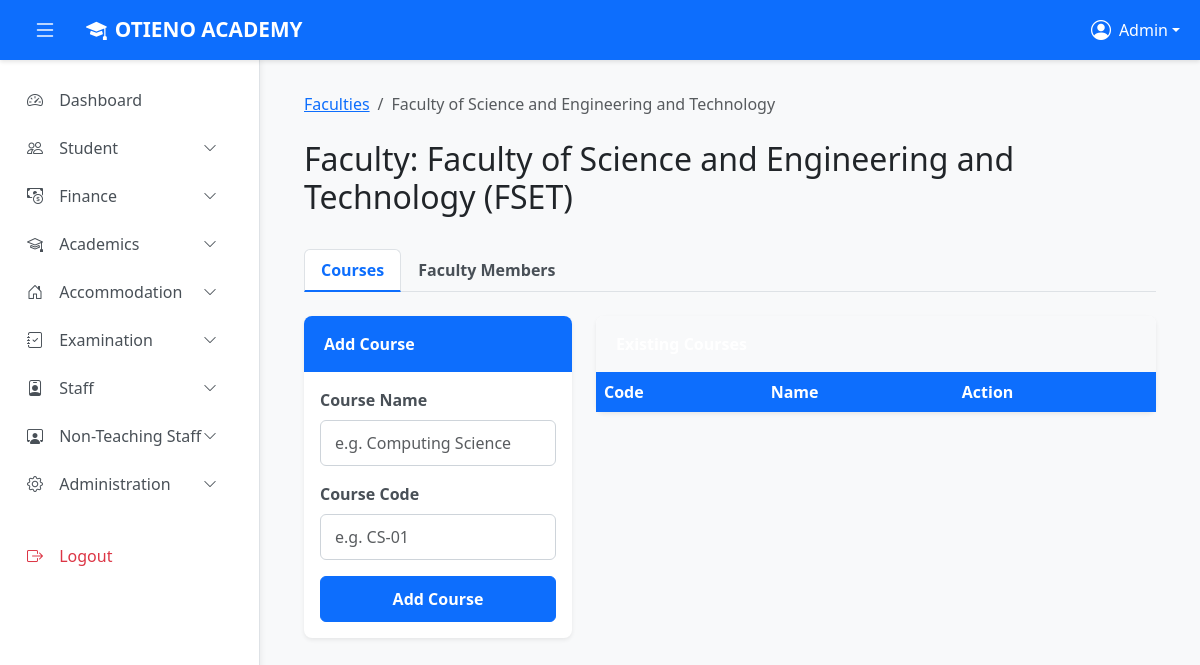
Page /admin/faculties/view.php?id=1 (signed in) on the earlier database version.
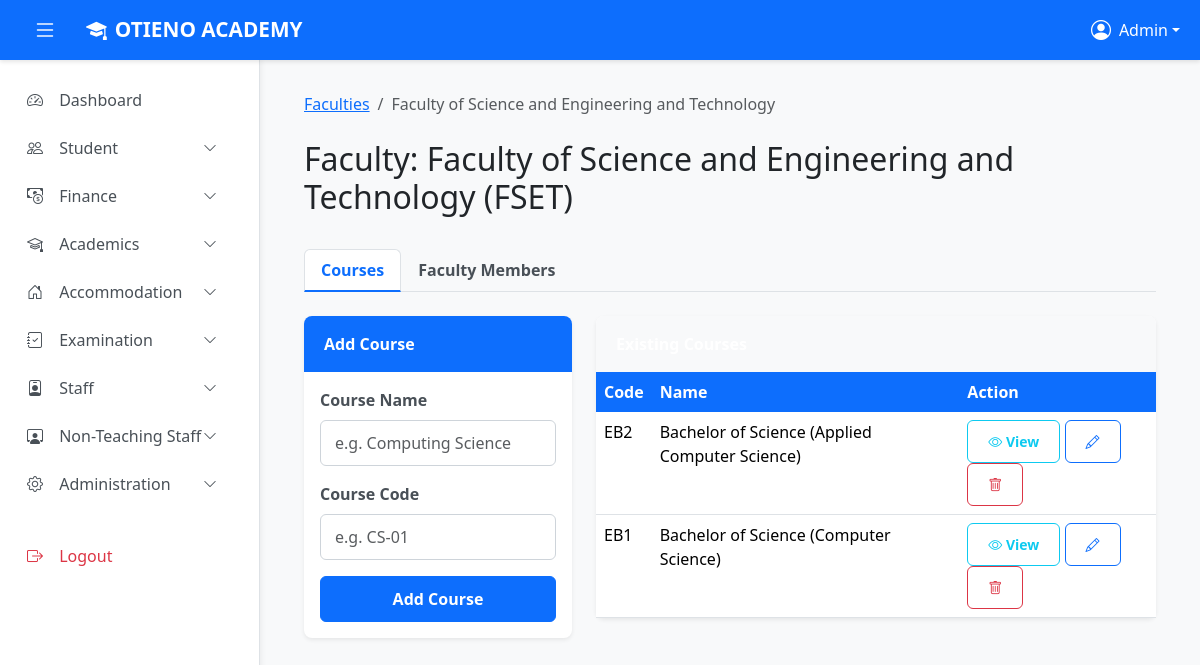
Same page on the later database version.
### tables this page shows
CREATE TABLE `courses` (
  `id` int(11) NOT NULL AUTO_INCREMENT,
  `faculty_id` int(11) NOT NULL,
  `course_name` varchar(150) NOT NULL,
  `course_code` varchar(20) NOT NULL,
  `level` enum('Certificate','Diploma','Bachelor','Masters','PhD') NOT NULL,
  `created_at` timestamp NOT NULL DEFAULT current_timestamp(),
  PRIMARY KEY (`id`),
  UNIQUE KEY `course_code` (`course_code`),
  CONSTRAINT `courses_ibfk_faculty` FOREIGN KEY (`faculty_id`) REFERENCES `faculties` (`id`) ON DELETE CASCADE
);

### app/Controllers/Admin/FacultyController.php (called while the page is built, shortened)
<?php
require_once __DIR__ . '/../../Models/Faculty.php';
require_once __DIR__ . '/../../Models/Program.php';
class FacultyController extends Controller {
    private $facultyModel;
    private $programModel;
    public function __construct() {
        $this->facultyModel = new Faculty();
        $this->programModel = new Program();
    }
    public function view($id) {
        $faculty = $this->facultyModel->getById($id);
        $faculty['programs'] = $this->programModel->getByFaculty($id);
        $faculty['staff'] = $this->facultyModel->getStaff($id);
        return $faculty;
    }
}

### app/Models/Model.php (called while the page is built, shortened)
<?php
class Model {
    public function __construct() {
        global $conn;
        $this->conn = $conn;
    }
}
?>

### app/Models/Faculty.php (called while the page is built, shortened)
<?php
require_once 'Model.php';
class Faculty extends Model {
    public function getById($id) {
        $stmt = $this->conn->prepare("SELECT * FROM faculties WHERE id = ?");
        $stmt->bind_param("i", $id);
        $stmt->execute();
        return $stmt->get_result()->fetch_assoc();
    }
    public function getStaff($faculty_id) {
        $stmt = $this->conn->prepare("SELECT fs.*, u.first_name, u.last_name, u.email FROM faculty_staff fs JOIN users u ON fs.user_id = u.id WHERE fs.faculty_id = ?");
        $stmt->bind_param("i", $faculty_id);
        $stmt->execute();
        return $stmt->get_result()->fetch_all(MYSQLI_ASSOC);
    }
}

### app/Models/Program.php (called while the page is built, shortened)
<?php
require_once 'Model.php';
class Program extends Model {
    public function getByFaculty($faculty_id) {
        $stmt = $this->conn->prepare("SELECT id, course_name as program_name, course_code as program_code FROM courses WHERE faculty_id = ? ORDER BY course_name ASC");
        $stmt->bind_param("i", $faculty_id);
        $stmt->execute();
        return $stmt->get_result()->fetch_all(MYSQLI_ASSOC);
    }
}

### admin/faculties/view.php (the view, shortened to what the changed rows need)
<?php
require_once '../../app/Controllers/Admin/FacultyController.php';
$facultyId = $_GET['id'] ?? null;
$facultyController = new FacultyController();
$faculty = $facultyController->view($facultyId);
?>
<!DOCTYPE html>
<html lang="en">
<head>
    <link href="https://cdn.jsdelivr.net/npm/bootstrap@5.3.3/dist/css/bootstrap.min.css" rel="stylesheet">
    <link href="https://cdn.jsdelivr.net/npm/bootstrap-icons@1.11.3/font/bootstrap-icons.css" rel="stylesheet">
    <link href="../assets/main.css" rel="stylesheet"/>
</head>
<body>
    <main class="main-content" id="mainContent">
        <div class="container-fluid">
            <div class="row mb-4">
                <div class="col-12 d-flex justify-content-between align-items-center">
                    <h2>Faculty: <?php echo htmlspecialchars($faculty['faculty_name']); ?> (<?php echo htmlspecialchars($faculty['faculty_code']); ?>)</h2>
                </div>
            </div>
            <div class="tab-content" id="facultyTabsContent">
                <div class="tab-pane fade show active" id="courses" role="tabpanel">
                    <div class="row">
                        <div class="col-lg-8">
                            <div class="card shadow-sm">
                                <div class="card-body p-0">
                                    <table class="table table-hover mb-0">
                                        <thead class="table-light"><tr><th>Code</th><th>Name</th><th>Action</th></tr></thead>
                                        <tbody>
                                            <?php foreach ($faculty['programs'] as $p): ?>
                                            <tr>
                                                <td><?php echo htmlspecialchars($p['program_code']); ?></td>
                                                <td><?php echo htmlspecialchars($p['program_name']); ?></td>
                                                <td>
                                                    <a href="../courses/view.php?id=<?php echo $p['id']; ?>" class="btn btn-sm btn-outline-info"><i class="bi bi-eye"></i> View</a>
                                                    <button class="btn btn-sm btn-outline-primary edit-program-btn"
                                                        data-bs-toggle="modal" data-bs-target="#editCourseModal"
                                                        data-id="<?php echo $p['id']; ?>"
                                                        data-name="<?php echo htmlspecialchars($p['program_name']); ?>"
                                                        data-code="<?php echo htmlspecialchars($p['program_code']); ?>"><i class="bi bi-pencil"></i></button>
                                                    <form method="post" class="d-inline" onsubmit="return confirm('Delete Course? All associated units will be removed.');">
                                                        <button class="btn btn-sm btn-outline-danger"><i class="bi bi-trash"></i></button>
                                                    </form>
                                                </td>
                                            </tr>
                                            <?php endforeach; ?>
                                        </tbody>
                                    </table>
                                </div>
                            </div>
                        </div>
                    </div>
                </div>
            </div>
        </div>
    </main>
</body>
</html>

Differences in the rows shown:
now on this page (row edited): courses: course_code "EB2", course_name "Bachelor of Science (Applied Computer Science)"
now on this page (row edited): courses: course_code "EB1", course_name "Bachelor of Science (Computer Science)"
